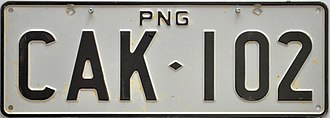
#> input picture PNG.CAK (2) (1).jpg, 330 x 118 px
$ jupyter execute 'Final Project.ipynb'
#> lines starting #> are read from the running program, lines starting #| are printed output that depends on the picture; after the words box and inside, x2 and y2 are one past the last pixel; in counts of white or black regions, pixels touching at a corner belong together
#> the answer given: PNG.CAK (2) (1).jpg
[cell 1]
import cv2
import imutils
import pytesseract
from google.colab import files
from google.colab.patches import cv2_imshow
import easyocr

[cell 2]
pytesseract.pytesseract.tesseract_cmd = r'/usr/local/bin/pytesseract'

[cell 3]
def values(image_path):
#> called with image_path = 'PNG.CAK (2) (1).jpg'
    image = cv2.imread(image_path)
#> image is the input picture: shape (118, 330, 3); mean B, G, R 139.7, 146.3, 147.2
    image = imutils.resize(image, width=300 )
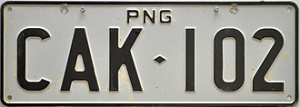
#> image: shape (107, 300, 3); mean B, G, R 139.7, 146.3, 147.2
    cv2_imshow( image)

    gray_image = cv2.cvtColor(image, cv2.COLOR_BGR2GRAY)
    cv2_imshow(gray_image)

    gray_image = cv2.bilateralFilter(gray_image, 11, 17, 17)
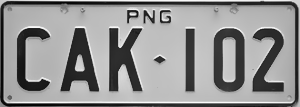
#> gray_image: shape (107, 300); min 2, max 252, mean 145.8
    cv2_imshow(gray_image)

    edged = cv2.Canny(gray_image, 30, 200)
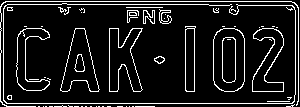
#> edged: shape (107, 300); 10.5% white in thin lines or dots
    cv2_imshow(edged)
    cv2.waitKey(0)
    cnts,new = cv2.findContours(edged.copy(), cv2.RETR_LIST, cv2.CHAIN_APPROX_SIMPLE)
#> cnts = 77 contours, 53 with area under 20; largest, box (x1, y1, x2, y2) and area: (213, 28, 245, 92) 1812, (213, 28, 245, 92) 1790, (60, 28, 100, 92) 1327, (60, 28, 100, 92) 1321, (109, 28, 143, 92) 1264; new = 77 rows, first 6: [1, -1, -1, -1], [2, 0, -1, -1], [3, 1, -1, -1], [4, 2, -1, -1], [5, 3, -1, -1], [6, 4, -1, -1]
    image1=image.copy()
    cv2.drawContours(image1,cnts,-1,(0,255,0),3)
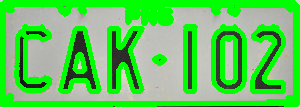
#> image1: shape (107, 300, 3); mean B, G, R 92.8, 201.9, 96.6
    cv2_imshow(image1)

    cnts = sorted(cnts, key = cv2.contourArea, reverse = True) [:30]
#> cnts = 30 contours, 6 with area under 20; largest, box (x1, y1, x2, y2) and area: (213, 28, 245, 92) 1812, (213, 28, 245, 92) 1790, (60, 28, 100, 92) 1327, (60, 28, 100, 92) 1321, (109, 28, 143, 92) 1264
    screenCnt = None
    image2 = image.copy()
    cv2.drawContours(image2,cnts,-1,(0,255,0),3)
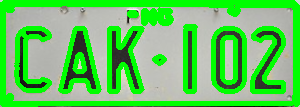
#> image2: shape (107, 300, 3); mean B, G, R 96.4, 199.5, 100.4
    cv2_imshow(image2)

    i=7
    for c in cnts:
        perimeter = cv2.arcLength(c, True)
#> perimeter = 171
        approx = cv2.approxPolyDP(c, 0.018 * perimeter, True)
#> approx = [[223, 28], [213, 39], [213, 80], [219, 89], [234, 91], [244, 81], [244, 38], [237, 29]]
        if len(approx) == 4:
                screenCnt = approx

        x,y,w,h = cv2.boundingRect(c)
#> x = 213; y = 28; w = 32; h = 64
        new_img=image[y:y+h,x:x+w]
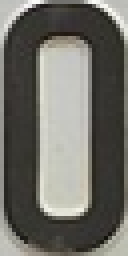
#> new_img: shape (64, 32, 3) (shown 4 times larger); mean B, G, R 102.2, 108.9, 110
        cv2.imwrite('./'+str(i)+'.png',new_img)
        i+=1
        cv2.drawContours(image, cnts, -1, (0, 255, 0), 3)
        cv2_imshow(image)


        Cropped_loc = './7.png'
        cv2_imshow(cv2.imread(Cropped_loc))
        custom_config = r'-l eng --oem 3 --psm 6'
        # Initialize the EasyOCR reader
        reader = easyocr.Reader(['en'])
        # Detect the license plate
        result = reader.readtext(image)
        # Print the license plate number
        print(result[0][1])


        break

# Upload the image file to Google Colab
uploaded = files.upload()
image_path = next(iter(uploaded))

values(image_path)
#> (the call stopped at in values, `reader = easyocr.Reader(['en'])`: easyocr is not available in this run)
